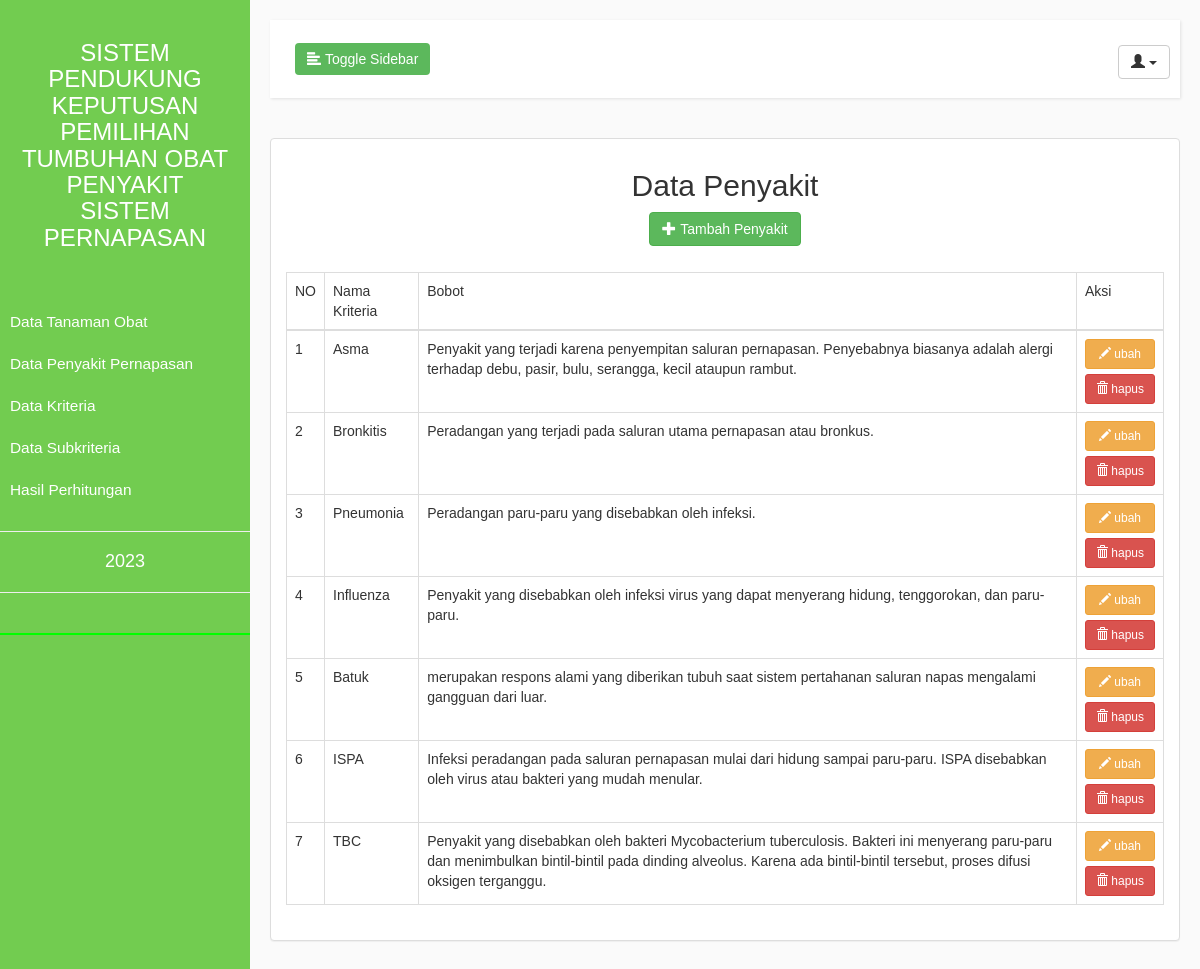
Screenshot of /admin/penyakit/data_penyakit.php with the database file from the repository.
### tables this page shows
CREATE TABLE `penyakit` (
  `id_penyakit` int(11) NOT NULL,
  `nama_penyakit` varchar(50) NOT NULL,
  `keterangan` text NOT NULL
);

### admin/penyakit/data_penyakit.php (the view, shortened to what this page needs)
<?php
include "../../koneksi.php";
 ?>
 <!DOCTYPE html>
 <html>
 <head>
        <link rel="stylesheet" href="../../assets/bootstrap/css/bootstrap.css">
        <link rel="stylesheet" href="../../assets/index.css">
 </head>
 <body>
 	<div class="wrapper">
            <nav id="sidebar" style="background-color: #72CC50;" >
                <div class="sidebar-header" style="background-color: #72CC50;">
                    <a href="../index-admin.php"><center>
                    <h3>SISTEM PENDUKUNG KEPUTUSAN PEMILIHAN TUMBUHAN OBAT PENYAKIT SISTEM PERNAPASAN</h3>
                    </center>
                        </a></strong>
                </div>
                <ul class="list-unstyled components">
                    <li>
                        <a href="../tanaman/data_tanaman.php">
                            Data Tanaman Obat
                        </a>
                    </li>
                    <li>
                        <a href="data_penyakit.php">
                            Data Penyakit Pernapasan
                        </a>
                    </li>
                    <li>
                        <a href="../kriteria/data_kriteria.php">
                            Data Kriteria
                        </a>
                    </li>
                    <li>
                        <a href="../subkriteria/data-subkriteria.php">
                            Data Subkriteria
                        </a>
                    </li>
                    <li>
                      <a href="../perhitungan/perhitungan.php">
                            Hasil Perhitungan
                      </a>
                    </li>
                    <li>
                        <hr>
                        <center>
                            <h4> <?php echo date('Y') ?> </h4>
                        </center>
                        <hr>
                    </li>
                </ul>
            </nav>
            <div id="content">
            	<nav class="navbar navbar-default">
                    <div class="container-fluid">
                        <div class="navbar-header">
                            <button type="button" id="sidebarCollapse" class="btn btn-success navbar-btn">
                                <i class="glyphicon glyphicon-align-left"></i>
                                <span>Toggle Sidebar</span>
                            </button>
                        </div>
                        <ul class="nav navbar-nav navbar-right" >
                            <p></p><div class="dropdown" >
                                <button class="btn btn-default dropdown-toggle" type="button" id="dropdownMenu1" data-toggle="dropdown">
                                    <span class="glyphicon glyphicon-user"></span> <?php echo $_SESSION['nama']; ?>
                                <span class="caret"></span>
                                </button>
                            </div>
                        </ul>
                    </div>
                </nav>
                    <div class="panel panel-default">
                    <center>
                        <div class="panel-heading">
                            <h2>Data Penyakit</h2>
                            <a href="tambah.php" class="btn btn-success btn-fill">
                            <i class="glyphicon glyphicon-plus"></i>
                            <span>Tambah Penyakit</span>
                            </a>
                        </div>
                    </center>
                    <div class="panel-body">
                        <div class="table-responsive">
                            <table class="table table-hover table-bordered">
                                <thead>
                                    <tr>
                                        <td> NO </td>
                                        <td>Nama Kriteria</td>
                                        <td>Bobot</td>
                                        <td>Aksi</td>
                                    </tr>
                                </thead>
                                <tbody>
                                    <?php
                                        $sql = "SELECT * FROM penyakit";
                                        $no  = 1;
                                        foreach ($dbh->query($sql) as $data) :
                                    ?>
                                    <tr>
                                        <td><?php echo $no; ?></td>
                                        <td><?php echo $data['nama_penyakit'] ?></td>
                                        <td><?php echo $data['keterangan'] ?></td>
                                        <td>
                                            <a href="edit.php?kuman=<?php echo $data['id_penyakit'] ?>" class="btn btn-warning btn-sm btn-fill btn-block">
                                              <i class="glyphicon glyphicon-pencil"></i>
                                              <span>ubah</span>
                                            </a>
                                            <a class="btn btn-danger btn-sm btn-fill btn-block" href="hapus.php?id=<?php echo $data['id_penyakit'] ?>" onclick="return confirm('Apa anda yakin dengan penghapusan data?');">
                                                <i class="glyphicon glyphicon-trash"></i>
                                                <span>hapus</span>
                                            </a>
                                        </td>
                                    </tr>
                                    <?php
                                    $no++;
                                    endforeach;
                                     ?>
                                </tbody>
                            </table>
                        </div>
                    </div>
                </div>
                </div>
 	</div>
 </body>
 </html>

### assets/index.css (style rules this page uses)
body { font-family: 'Poppins', sans-serif; background: #fafafa; }
a, a:hover, a:focus { color: inherit; text-decoration: none; transition: all 0.3s; }
.navbar { padding: 15px 10px; background: #fff; border: none; border-radius: 0; margin-bottom: 40px; box-shadow: 1px 1px 3px rgba(0, 0, 0, 0.1); }
.navbar-btn { box-shadow: none; outline: none !important; border: none; }
i, span { display: inline-block; }
.wrapper { display: flex; align-items: stretch; }
#sidebar { min-width: 250px; max-width: 250px; background: #0f0; color: #fff; transition: all 0.3s; }
#sidebar ul li a { text-align: left; }
#sidebar .sidebar-header { padding: 20px; background: #00FF00; }
#sidebar ul.components { padding: 20px 0; border-bottom: 2px solid #0f0; }
#sidebar ul li a { padding: 10px; font-size: 1.1em; display: block; }
#content { padding: 20px; min-height: 100vh; transition: all 0.3s; }

### rows the page displays
penyakit: nama_penyakit "Asma", keterangan "Penyakit yang terjadi karena penyempitan saluran pernapasan. Penyebabnya biasanya adalah alergi terhadap debu, pasir, bulu, serangga, kecil ataupun rambut."
penyakit: nama_penyakit "Bronkitis", keterangan "Peradangan yang terjadi pada saluran utama pernapasan atau bronkus."
penyakit: nama_penyakit "Pneumonia", keterangan "Peradangan paru-paru yang disebabkan oleh infeksi."
penyakit: nama_penyakit "Influenza", keterangan "Penyakit yang disebabkan oleh infeksi virus yang dapat menyerang hidung, tenggorokan, dan paru-paru."
penyakit: nama_penyakit "Batuk", keterangan "merupakan respons alami yang diberikan tubuh saat sistem pertahanan saluran napas mengalami gangguan dari luar."
penyakit: nama_penyakit "ISPA", keterangan "Infeksi peradangan pada saluran pernapasan mulai dari hidung sampai paru-paru. ISPA disebabkan oleh virus atau bakteri yang mudah menular."
penyakit: nama_penyakit "TBC", keterangan "Penyakit yang disebabkan oleh bakteri Mycobacterium tuberculosis. Bakteri ini menyerang paru-paru dan menimbulkan bintil-bintil pada dinding alveolus. Karena ada bintil-bintil tersebut, proses difusi oksigen terganggu."
